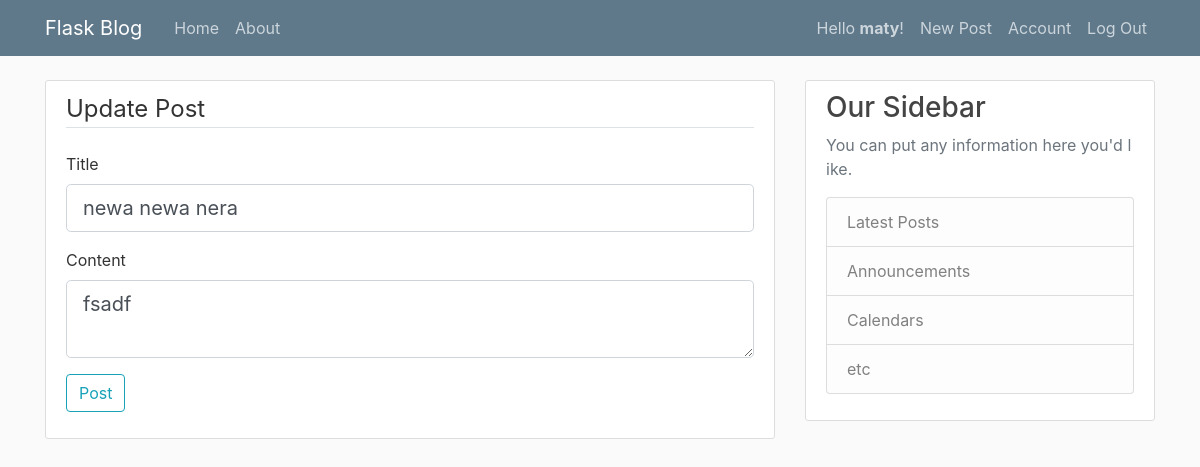
The app's page /post/15/update (signed in) with its own data.
### flaskblog/models.py (models this page shows, shortened)
class User(db.Model, UserMixin):
    id = db.Column(db.Integer, primary_key=True)
    username = db.Column(db.String(20), unique=True, nullable=False)
    email = db.Column(db.String(120), unique=True, nullable=False)
    image_file = db.Column(db.String(20), nullable=False,
                           default='default.jpeg')
    password = db.Column(db.String(60), nullable=False)
    posts = db.relationship('Post', backref='author', lazy=True)

class Post(db.Model):
    id = db.Column(db.Integer, primary_key=True)
    title = db.Column(db.String(100), nullable=False)
    date_posted = db.Column(db.DateTime, nullable=False, default=dt.utcnow)
    content = db.Column(db.Text, nullable=False)
    user_id = db.Column(db.Integer, db.ForeignKey('user.id'), nullable=False)

### flaskblog/posts/routes.py (the view)
@posts.route('/post/<int:post_id>/update', methods=['GET', 'POST'])
@login_required
def update_post(post_id):
    post = Post.query.get_or_404(post_id)
    if post.author != current_user:
        abort(403)
    form = PostForm()
    if form.validate_on_submit():
        post.title = form.title.data
        post.content = form.content.data
        db.session.commit()
        flash('Your post has been updated!', 'success')
        return redirect(url_for('posts.post', post_id=post.id))
    elif request.method == 'GET':
        form.title.data = post.title
        form.content.data = post.content
    return render_template('create_post.html', title='Update Post', form=form, legend='Update Post')

### flaskblog/posts/forms.py
class PostForm(FlaskForm):
    title = StringField('Title', validators=[DataRequired()])
    content = TextAreaField('Content', validators=[DataRequired()])
    submit = SubmitField('Post')

### flaskblog/models.py (called while the page is built)
@login_manager.user_loader
def load_user(user_id):
    return User.query.get(int(user_id))

### flaskblog/templates/create_post.html (shortened to what this page needs)
{% extends 'layout.html' %}
{% block content %}
<div class="content-section">
    <form method="POST" action="">
        <fieldset class="form=group">
            <legend class="border-bottom mb-4">{{ legend }}</legend>
            <div class="form-group">
                {{ form.title.label(class="form-control-label") }}
                {% if form.title.errors %}
                    {{ form.title(class="form-control form-control-lg is-invalid") }}
                    <div class="invalid-feedback">
                        {% for error in form.title.errors %}
                            <span>{{ error }}</span>
                        {% endfor %}
                    </div>
                {% else %}
                    {{ form.title(class="form-control form-control-lg") }}
                {% endif %}
            </div>
            <div class="form-group">
                {{ form.content.label(class="form-control-label") }}
                {% if form.content.errors %}
                    {{ form.content(class="form-control form-control-lg is-invalid") }}
                    <div class="invalid-feedback">
                        {% for error in form.content.errors %}
                            <span>{{ error }}</span>
                        {% endfor %}
                    </div>
                {% else %}
                {{ form.content(class="form-control form-control-lg") }}
                {% endif %}
            </div>
        </fieldset>
        <div class="form-group">
            {{ form.submit(class="btn btn-outline-info") }}
        </div>
    </form>
</div>
{% endblock content %}

### flaskblog/templates/layout.html (shortened to what this page needs)
<!DOCTYPE html>
<html>
<head>
    <link rel="stylesheet" href="https://maxcdn.bootstrapcdn.com/bootstrap/4.0.0/css/bootstrap.min.css">
    <link rel="stylesheet" type="text/css" href="{{ url_for('static', filename='main.css') }}">
</head>
<body>
    <header class="site-header">
        <nav class="navbar navbar-expand-md navbar-dark bg-steel fixed-top">
            <div class="container">
                <a class="navbar-brand mr-4" href="{{ url_for('main.home') }}">Flask Blog</a>
                <div class="collapse navbar-collapse" id="navbarToggle">
                    <div class="navbar-nav mr-auto">
                        <a class="nav-item nav-link" href="{{ url_for('main.home') }}">Home</a>
                        <a class="nav-item nav-link" href="{{ url_for('main.about') }}">About</a>
                    </div>
                    <div class="navbar-nav">
                        {% if current_user.is_authenticated %}
                        <span class="nav-item nav-link">Hello <b>{{ current_user.username }}</b>!</span>
                        <a class="nav-item nav-link" href="{{ url_for('posts.new_post') }}">New Post</a>
                        <a class="nav-item nav-link" href="{{ url_for('users.account') }}">Account</a>
                        <a class="nav-item nav-link" href="{{ url_for('users.logout') }}">Log Out</a> {% else %}
                        <a class="nav-item nav-link" href="{{ url_for('users.login') }}">Login</a>
                        <a class="nav-item nav-link" href="{{ url_for('users.register') }}">Register</a> {% endif %}
                    </div>
                </div>
            </div>
        </nav>
    </header>
    <main role="main" class="container">
        <div class="row">
            <div class="col-md-8">
                 {% block content %}{% endblock %}
            </div>
            <div class="col-md-4">
                <div class="content-section">
                    <h3>Our Sidebar</h3>
                    <p class='text-muted'>You can put any information here you'd like.
                        <ul class="list-group">
                            <li class="list-group-item list-group-item-light">Latest Posts</li>
                            <li class="list-group-item list-group-item-light">Announcements</li>
                            <li class="list-group-item list-group-item-light">Calendars</li>
                            <li class="list-group-item list-group-item-light">etc</li>
                        </ul>
                    </p>
                </div>
            </div>
        </div>
    </main>
</body>
</html>

### flaskblog/static/main.css (style rules this page uses)
body { background: #fafafa; color: #333333; margin-top: 5rem; }
h1, h2, h3, h4, h5, h6 { color: #444444; }
p { word-break: break-all; }
.bg-steel { background-color: #5f788a; }
.site-header .navbar-nav .nav-link { color: #cbd5db; }
.content-section { background: #ffffff; padding: 10px 20px; border: 1px solid #dddddd; border-radius: 3px; margin-bottom: 20px; }

### records on screen
User: username "maty"
Post: title "newa newa nera", content "fsadf"

### other values on screen
{{ legend }} "Update Post"
